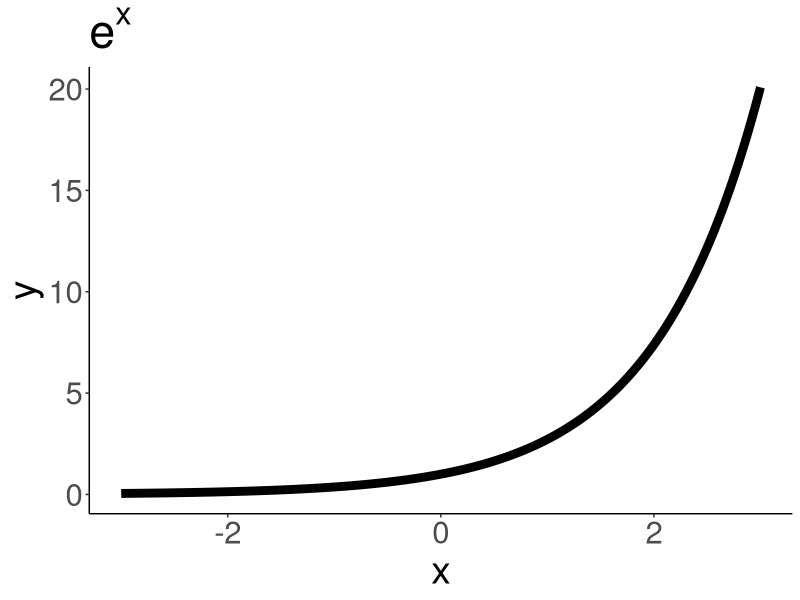
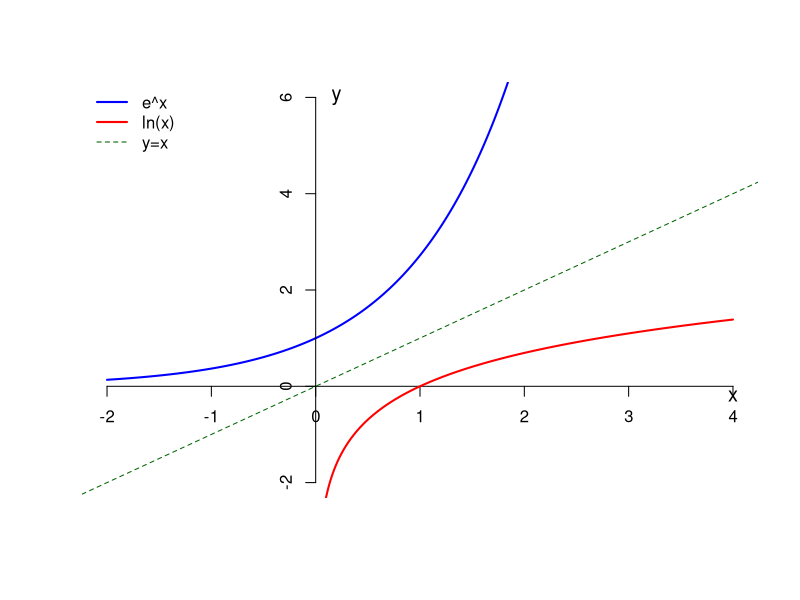

Reproduce these figures in R, in order. (Note: this script raises an error after producing the figures.)
## ---- chunk 1
library(tidyverse)
## ---- chunk 2

x=seq(-3,3,by=0.01)
y=exp(x)

ggplot()+
  geom_line(aes(x=x,y=y),color="black",linewidth=3)+
  theme_classic()+
  labs(x="x",y="y",title=bquote(e^x))+
  theme(text=element_text(size=28))
## ---- chunk 3

# Define x values
x_exp <- seq(-2, 4, length.out = 500)          # for e^x
x_log <- seq(0.001, 4, length.out = 500)       # for ln(x) (x>0 only)

# Compute y values
y_exp <- exp(x_exp)
y_log <- log(x_log)

# Base plot: no axes, no box, no margin labels
plot(x_exp, y_exp, type = "l", col = "blue", lwd = 2,
     xlab = "", ylab = "",
     xlim = c(-2, 4), ylim = c(-2, 6),         
     main = "",
     axes = FALSE, frame.plot = FALSE)

# Draw custom axes at x=0 and y=0
axis(1, pos = 0)  # x-axis at y=0
axis(2, pos = 0)  # y-axis at x=0

# Add ln(x)
lines(x_log, y_log, col = "red", lwd = 2)

# Add the line y = x (dotted)
abline(0, 1, lty = 2, col = "darkgreen")

# Add legend (no box)
legend("topleft", legend = c("e^x", "ln(x)", "y=x"),
       col = c("blue", "red", "darkgreen"), lwd = c(2,2,1),
       lty = c(1,1,2), bty = "n")

# Add manual axis labels at the ends
text(x = 4, y = -0.2, labels = "x", cex = 1.2)
text(x = 0.2, y = 6, labels = "y", cex = 1.2) 
## ---- chunk 4
knitr::include_graphics("images/area.png")
## ---- chunk 5
knitr::include_graphics("images/reimann.png")
## ---- chunk 6
x=seq(-5,5,by=.1)
y=x^3-12*x+62

x_tab=seq(-3,3,by=1)
y_tab=x_tab^3-12*x_tab+62

data.frame(x=x_tab,y=y_tab) %>% 
  knitr::kable()
## ---- chunk 7

ggplot()+
  geom_line(aes(x=x,y=y),size=2.5,color="#003660")+
  geom_hline(yintercept = 0, color = "black") +
  geom_vline(xintercept = 0, color = "black") +
  theme_classic()+
  annotate("segment",x=-3,xend=-3,y=71,yend=0,linetype=1,color="#FEBC11",size=2)+
  annotate("segment",x=3,xend=3,y=53,yend=0,color="#FEBC11",size=2)+
  theme(text = element_text(size = 28),
                axis.line = element_blank()) +   # remove default axis box
  scale_y_continuous(expand=c(0,0))+
  scale_x_continuous(breaks=seq(-5,5))
## ---- chunk 8
knitr::include_graphics("images/c.png")
## ---- chunk 9
knitr::include_graphics("images/increase.PNG")
## ---- chunk 10
knitr::include_graphics("images/twocurve.png")
## ---- chunk 11
knitr::include_graphics("images/diffxtwo.gif")
